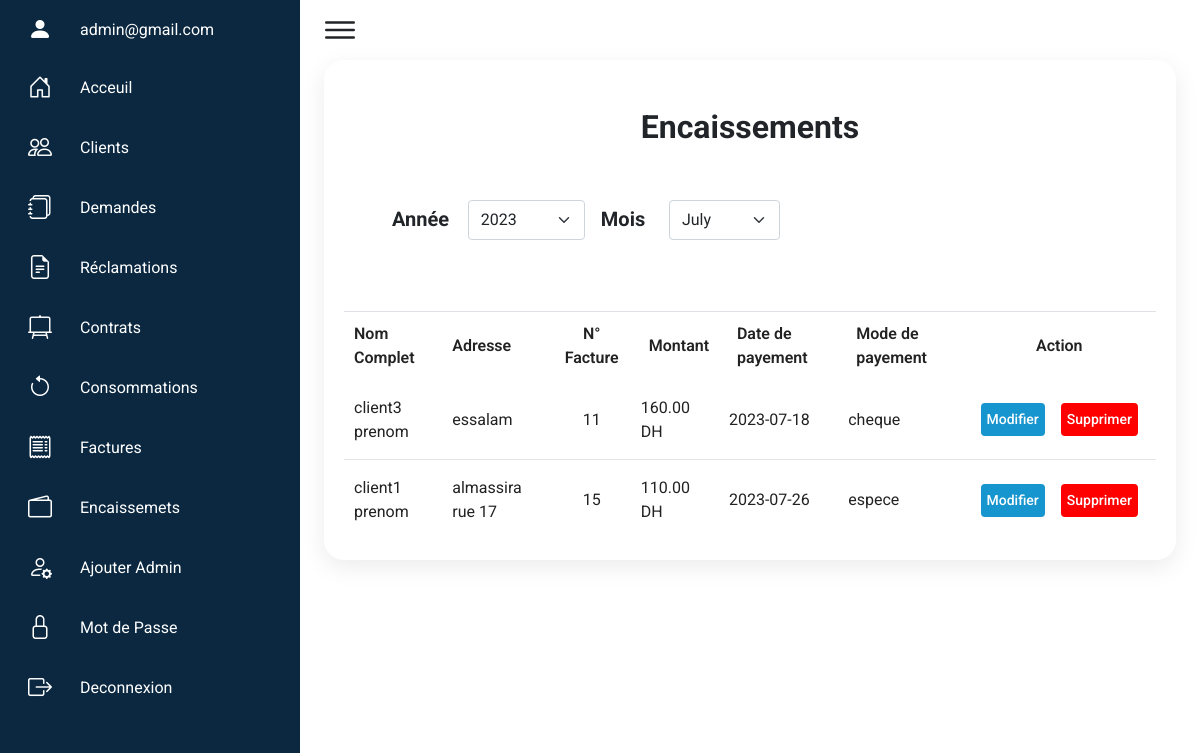
Screenshot of /index.php?page=encaissements (signed in) with the database file from the repository.
### tables this page shows
CREATE TABLE `encaissements` (
  `encaissement_id` int(11) NOT NULL,
  `encaissement_date` date NOT NULL DEFAULT current_timestamp(),
  `encaissement_time` time NOT NULL DEFAULT current_timestamp(),
  `facture_id` int(11) NOT NULL,
  `mode_payement_id` int(11) NOT NULL,
  `Ncheque,transaction` varchar(30) NOT NULL,
  `contrat_id` int(11) NOT NULL
);

CREATE TABLE `clients` (
  `client_id` int(11) NOT NULL,
  `password` varchar(50) NOT NULL,
  `nom` varchar(20) NOT NULL,
  `prenom` varchar(20) NOT NULL,
  `adresse` varchar(50) NOT NULL,
  `tel` varchar(10) NOT NULL,
  `email` varchar(30) NOT NULL,
  `isVerified` int(11) NOT NULL DEFAULT 0,
  `token` varchar(255) NOT NULL,
  `isActive` tinyint(4) NOT NULL DEFAULT 1
);

CREATE TABLE `contrats` (
  `contrat_id` int(11) NOT NULL,
  `client_id` int(11) NOT NULL,
  `numero` int(11) NOT NULL,
  `date_de_debut` date NOT NULL DEFAULT current_timestamp(),
  `date_de_fin` date DEFAULT NULL,
  `adresse_local` varchar(50) NOT NULL,
  `localite_id` int(11) NOT NULL,
  `etat` int(11) NOT NULL DEFAULT 1
);

CREATE TABLE `factures` (
  `facture_id` int(11) NOT NULL,
  `facture_payement_date` datetime DEFAULT NULL,
  `facture_time` datetime NOT NULL DEFAULT current_timestamp(),
  `montant` decimal(8,2) NOT NULL,
  `consommation_id` int(11) NOT NULL,
  `contrat_id` int(11) NOT NULL,
  `etat` tinyint(1) NOT NULL DEFAULT 0
);

CREATE TABLE `modes_payement` (
  `mode_payement_id` int(11) NOT NULL,
  `mode_payement` varchar(30) NOT NULL
);

### models/consommations.php (called while the page is built, shortened)
<?php
function Years()
{
    $db = connectToDatabase();
    $stm = $db->prepare("SELECT DISTINCT consommation_annee FROM consommations ORDER BY consommation_annee DESC");
    $stm->execute();
    return $stm->fetchAll();
}

### controllers/consommations.php (called while the page is built, shortened)
<?php
require_once('./models/consommations.php');
function getYears()
{
    return Years();
}

### models/encaissements.php (called while the page is built, shortened)
<?php
function getAll($month, $year)
{
    $db = connectToDatabase();
    $stm = $db->prepare("SELECT e.*, cl.nom,cl.prenom, c.adresse_local,f.*,modes_payement.*
    FROM encaissements e
    JOIN factures f ON e.facture_id = f.facture_id
    JOIN contrats c ON f.contrat_id = c.contrat_id
    JOIN clients cl ON c.client_id = cl.client_id
    JOIN modes_payement ON modes_payement.mode_payement_id = e.mode_payement_id
    WHERE MONTH(e.encaissement_date) = :mois AND YEAR(e.encaissement_date) = :annee
    ");
    $stm->bindParam(":mois", $month);
    $stm->bindParam(":annee", $year);
    $stm->execute();
    return $stm->fetchAll();
}
function Months()
{
    $db = connectToDatabase();
    $stm = $db->prepare("SELECT DISTINCT MONTH(encaissement_date) as month FROM encaissements ORDER BY MONTH(encaissement_date) DESC");
    $stm->execute();
    return $stm->fetchAll();
}

### controllers/encaissements.php (called while the page is built, shortened)
<?php
require_once('./models/encaissements.php');
function getAllEncaissements($month, $year)
{
    return getAll($month, $year);
}

### views/admin/encaissements.php (the view, shortened to what this page needs)
<?php
$currentMonth = date('n');
$currentYear = date('Y');
$years = getYears();
$mounths = Months();
if (isset($_POST['year']) && !empty($_POST['year'])) {
    $yearSelected = $_POST['year'];
    $mounthSelected = $_POST['mounth'];
    $encaissements = getAllEncaissements($mounthSelected, $yearSelected);
} else {
    $encaissements = getAllEncaissements($currentMonth, $currentYear);
}
$title = "Encaissemets" ?>
<div class="details-table p-0 px-2">
    <div class="activities pt-0 lesson-block m-0 mx-3 my-0">
        <h2 class="fw-bold mt-5 mb-4 text-center">Encaissements</h2>
        <div class="d-flex flex-start my-2 mx-5">
            <div class="d-flex me-3">
                <label class="fw-bold fs-5 mt-1">Année &nbsp;&nbsp;&nbsp;&nbsp;&nbsp;&nbsp;&nbsp;&nbsp;&nbsp;</label>
                <select name="year" id="selectYear" class="form-select w-75" aria-label="Default select example" style="height: 40px !important;">
                    <?php if (isset($_POST['year'])) { ?>
                        <?php foreach ($years as $year) {
                            if ($_POST['year'] == $year['consommation_annee']) { ?>
                                <option value="<?= $year['consommation_annee'] ?>" selected><?= $year['consommation_annee'] ?></option>
                            <?php } else { ?>
                                <option value="<?= $year['consommation_annee'] ?>"><?= $year['consommation_annee'] ?></option>
                        <?php  }
                        }
                    } else { ?>
                        <?php foreach ($years as $year) { ?>
                            <option value="<?= $year['consommation_annee'] ?>"><?= $year['consommation_annee'] ?></option>
                        <?php } ?>
                    <?php } ?>
                </select>
            </div>
            <div class="d-flex">
                <label class="fw-bold fs-5 mt-1">Mois &nbsp;&nbsp;&nbsp;&nbsp;&nbsp;&nbsp;&nbsp;&nbsp;&nbsp;</label>
                <select name="mounth" id="selectMounth" class="form-select w-75" aria-label="Default select example" style="height: 40px !important;">
                    <?php if (isset($_POST['mounth'])) { ?>
                        <?php foreach ($mounths as $mounth) {
                            if ($_POST['mounth'] == $mounth['month']) { ?>
                                <option value="<?= $mounth['month'] ?>" selected><?= date('F', strtotime("01-" . $mounth['month'] . "-2000")) ?></option>
                            <?php } else { ?>
                                <option value="<?= $mounth['month'] ?>"><?= date('F', strtotime("01-" . $mounth['month'] . "-2000")) ?></option>
                        <?php  }
                        }
                    } else { ?>
                        <?php foreach ($mounths as $mounth) { ?>
                            <option value="<?= $mounth['month'] ?>"><?= date('F', strtotime("01-" . $mounth['month'] . "-2000")) ?></option>
                        <?php } ?>
                    <?php } ?>
                </select>
            </div>
        </div>
        <table class="border-top">
            <thead>
                <tr>
                    <td>Nom Complet</td>
                    <td class="text-start">Adresse</td>
                    <td>N° Facture </td>
                    <td class="text-start ps-3">Montant </td>
                    <td class="text-start ps-3">Date de payement</td>
                    <td class="text-start ps-3">Mode de payement</td>
                    <td class="text-center">Action</td>
                </tr>
            </thead>
            <tbody id="" style="max-height: 600px;overflow-y:auto">
                <?php foreach ($encaissements as $key => $encaissement) { ?>
                    <tr>
                        <td> <?= $encaissement['nom'] . " " . $encaissement['prenom'] ?></td>
                        <td class="text-start"><?= $encaissement['adresse_local'] ?></td>
                        <td class=" py-1 m-1 px-2 "><?= $encaissement['facture_id'] ?></td>
                        <td class=" py-1 m-1 px-2 "><?= $encaissement['montant'] ?> DH</td>
                        <td class=" py-1 m-1 px-2 "><?= $encaissement['encaissement_date'] ?></td>
                        <td class=" py-1 m-1 px-2 "><?= $encaissement['mode_payement'] ?></td>
                        <td>
                            <div class="d-flex justify-content-evenly py-2 align-items-center">
                                <button type="button" class="status btn delivered border-none mx-2" data-bs-toggle="modal" data-bs-target="#editEncaissement<?= $encaissement['encaissement_id'] ?>">
                                    Modifier
                                </button>
                                <form action="?page=deleteEncaissement" method="post">
                                    <button type="submit" class="status btn return border-none mx-2">Supprimer</button>
                                </form>
                            </div>
                        </td>
                    </tr>
                <?php } ?>
            </tbody>
        </table>
    </div>
</div>
<?php require('views/admin/layout.php');

### css/admin.css (style rules this page uses)
* { font-family: Roboto; margin: 0; padding: 0; box-sizing: border-box; }
:root { --blue: #0B2840; --white: #fff; --gray: #f5f5f5; --black1: #222; --black2: #999; }
body { min-height: 100vh; overflow-x: hidden; }
.details-table { position: relative; width: 100%; padding: 20px; display: grid; }
.details-table .activities { position: relative; display: grid; min-height: 500px; background: var(--white); padding: 20px; box-shadow: 0 7px 25px rgba(0, 0, 0, 0.08); border-radius: 20px; }
.details-table table { width: 100%; border-collapse: collapse; margin-top: 10px; }
.details-table table thead td { font-weight: 600; }
.details-table .activities table tr { color: var(--black1); border-bottom: 1px solid rgba(0, 0, 0, 0.1); }
.details-table .activities table tr:last-child { border-bottom: none; }
.details-table .activities table tr td { padding: 10px; }
.details-table .activities table tr td:last-child { text-align: end; }
.details-table .activities table tr td:nth-child(2) { text-align: end; }
.details-table .activities table tr td:nth-child(3) { text-align: center; }
.status.delivered { padding: 2px 4px; background: #1795ce; color: var(--white); border-radius: 4px; padding: 5px; font-size: 14px; font-weight: 500; }
.status.return { padding: 2px 4px; background: #f00; color: var(--white); border-radius: 4px; font-size: 14px; padding: 5px; font-weight: 500; }

### rows the page displays
encaissements: clients.nom "client3", clients.prenom "prenom", contrat.adresse_local "essalam", facture.facture_id "11", facture.montant "160.00", encaissement_date "2023-07-18", mode_payement.mode_payement "cheque"
encaissements: clients.nom "client1", clients.prenom "prenom", contrat.adresse_local "almassira rue 17", facture.facture_id "15", facture.montant "110.00", encaissement_date "2023-07-26", mode_payement.mode_payement "espece"

### other values shown
$_SESSION['admin']['email'] "admin@gmail.com"
form field year "2023"
form field mounth "July"
